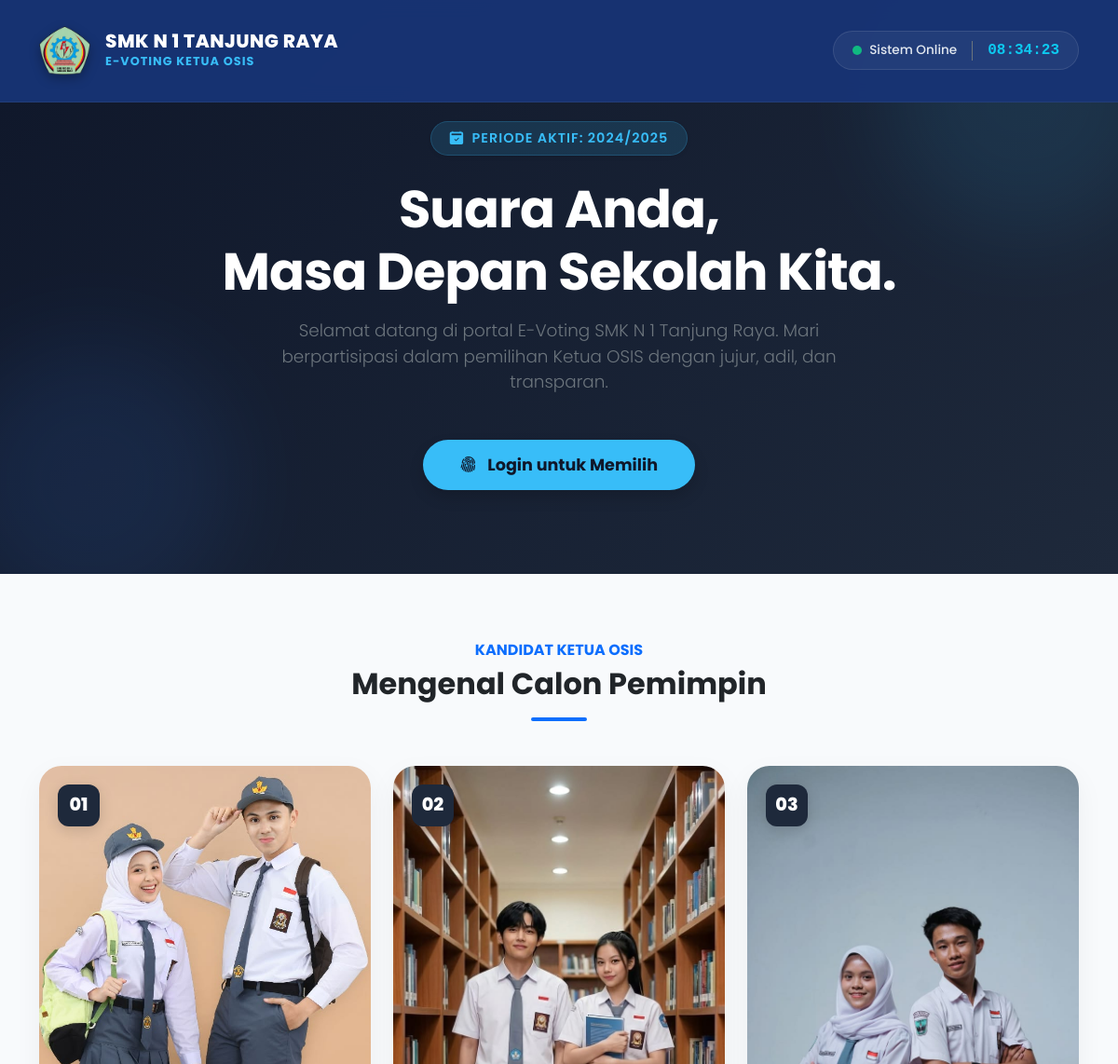
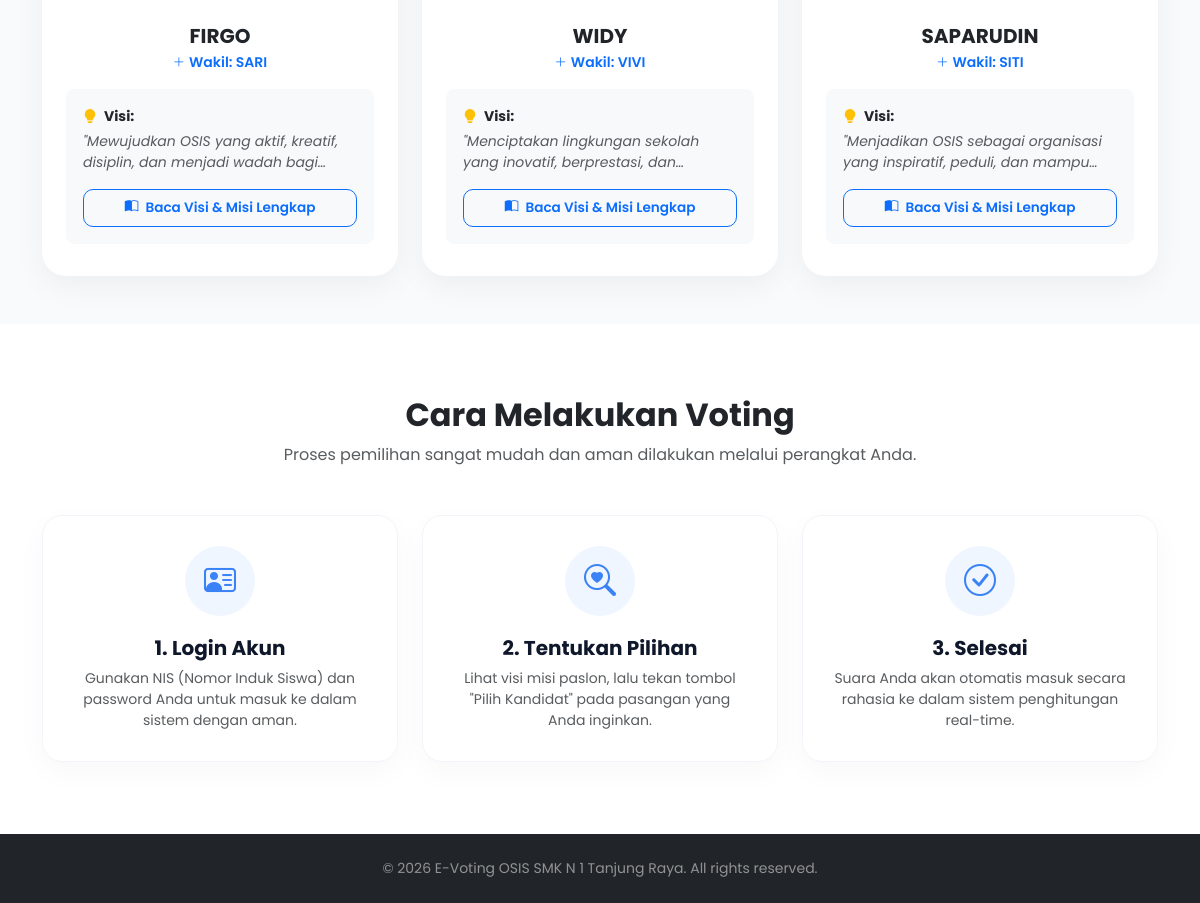
Screenshot of /evoting/welcome.php with the database file from the repository (2 pictures, top to bottom).
### tables this page shows
CREATE TABLE `tahun_ajaran` (
  `id_tahun` int(11) NOT NULL,
  `nama_tahun` varchar(20) NOT NULL,
  `status` enum('Aktif','Tidak Aktif') DEFAULT 'Tidak Aktif'
);

CREATE TABLE `kandidat` (
  `id_kandidat` int(11) NOT NULL,
  `nomor_urut` int(11) NOT NULL,
  `nama_ketua` varchar(100) NOT NULL,
  `nama_wakil` varchar(100) NOT NULL,
  `foto` varchar(255) NOT NULL,
  `visi` text NOT NULL,
  `misi` text NOT NULL,
  `id_tahun` int(11) DEFAULT NULL
);

### evoting/welcome.php (the view, shortened to what this page needs)
<?php
require 'config/koneksi.php';
$q_tahun = $conn->query("SELECT id_tahun, nama_tahun FROM tahun_ajaran WHERE status = 1");
$tahun_aktif = $q_tahun->fetch_assoc();
$id_tahun_aktif = $tahun_aktif['id_tahun'] ?? 0;
$nama_tahun_aktif = $tahun_aktif['nama_tahun'] ?? 'Belum Ada';
?>
<!DOCTYPE html>
<html lang="id">
<head>
    <link href="https://cdn.jsdelivr.net/npm/bootstrap@5.3.0/dist/css/bootstrap.min.css" rel="stylesheet">
    <link rel="stylesheet" href="https://cdn.jsdelivr.net/npm/bootstrap-icons@1.10.5/font/bootstrap-icons.css">
</head>
<body>
    <nav class="navbar navbar-expand-lg navbar-custom fixed-top">
        <div class="container">
            <a class="navbar-brand d-flex align-items-center text-decoration-none" href="#">
                <img src="assets/img/logo.png" alt="Logo" class="me-3 logo-img">
                <div>
                    <div class="brand-text lh-1 fs-5">SMK N 1 TANJUNG RAYA</div>
                    <div class="brand-sub fw-bold" style="font-size: 0.8rem; margin-top: 2px;">E-VOTING KETUA OSIS</div>
                </div>
            </a>
            <div class="ms-auto d-none d-md-flex align-items-center">
                <div class="status-badge fw-medium">
                    <span class="pulse-dot"></span>
                    <span class="me-3 border-end border-secondary pe-3">Sistem Online</span>
                    <span id="realtime-clock" class="text-info fw-bold" style="font-family: monospace; font-size: 1rem;">00:00:00</span>
                </div>
            </div>
        </div>
    </nav>
    <section class="hero-section text-center">
        <div class="container position-relative z-1">
            <span class="badge badge-periode rounded-pill mb-4 shadow-sm">
                <i class="bi bi-calendar2-check-fill me-1"></i> PERIODE AKTIF: <?= htmlspecialchars($nama_tahun_aktif) ?>
            </span>
            <h1 class="display-4 fw-bolder mb-3" style="letter-spacing: -1px;">Suara Anda,<br>Masa Depan Sekolah Kita.</h1>
            <p class="lead text-secondary mb-5 mx-auto" style="max-width: 600px; font-size: 1.15rem;">
                Selamat datang di portal E-Voting SMK N 1 Tanjung Raya. Mari berpartisipasi dalam pemilihan Ketua OSIS dengan jujur, adil, dan transparan.
            </p>
            <a href="auth/login.php" class="btn btn-masuk shadow"><i class="bi bi-fingerprint me-2"></i> Login untuk Memilih</a>
        </div>
    </section>
    <section class="py-5 mt-4">
        <div class="container">
            <div class="text-center mb-5">
                <h6 class="text-primary fw-bold letter-spacing-1 text-uppercase">Kandidat Ketua OSIS</h6>
                <h2 class="fw-bolder text-dark">Mengenal Calon Pemimpin</h2>
                <div class="bg-primary mx-auto rounded mt-3" style="width: 60px; height: 4px;"></div>
            </div>
            <div class="row g-4 justify-content-center">
                <?php
                $kandidat = $conn->query("SELECT * FROM kandidat WHERE id_tahun = '$id_tahun_aktif' ORDER BY nomor_urut ASC");
                if ($kandidat->num_rows > 0):
                    while ($k = $kandidat->fetch_assoc()):
                ?>
                <div class="col-lg-4 col-md-6">
                    <div class="card kandidat-card h-100">
                        <div class="position-relative">
                            <div class="badge-nomor"><?= str_pad($k['nomor_urut'], 2, "0", STR_PAD_LEFT) ?></div>
                            <img src="assets/upload/<?= htmlspecialchars($k['foto'] ?? 'default.png') ?>" class="kandidat-img" alt="Foto Kandidat">
                        </div>
                        <div class="card-body text-center p-4 d-flex flex-column">
                            <h5 class="fw-bolder text-dark mb-1"><?= htmlspecialchars($k['nama_ketua']) ?></h5>
                            <p class="text-primary fw-semibold small mb-3">
                                <i class="bi bi-plus-lg me-1 small"></i>Wakil: <?= htmlspecialchars($k['nama_wakil']) ?>
                            </p>
                            <div class="text-start mt-auto mb-2 bg-light p-3 rounded-3 border border-light">
                                <p class="small text-dark fw-bold mb-1"><i class="bi bi-lightbulb-fill text-warning me-1"></i> Visi:</p>
                                <p class="small text-muted mb-3 fst-italic" style="display: -webkit-box; -webkit-line-clamp: 2; -webkit-box-orient: vertical; overflow: hidden;">
                                    "<?= htmlspecialchars($k['visi']) ?>"
                                </p>
                                <button type="button" class="btn btn-outline-primary w-100 btn-baca" data-bs-toggle="modal" data-bs-target="#modalVisiMisiWelcome<?= $k['id_kandidat'] ?>">
                                    <i class="bi bi-book-half me-1"></i> Baca Visi & Misi Lengkap
                                </button>
                            </div>
                        </div>
                    </div>
                </div>
                <?php
                    endwhile;
                endif; ?>
            </div>
        </div>
    </section>
    <section class="py-5 bg-white">
        <div class="container py-4">
            <div class="text-center mb-5">
                <h2 class="fw-bolder text-dark">Cara Melakukan Voting</h2>
                <p class="text-muted">Proses pemilihan sangat mudah dan aman dilakukan melalui perangkat Anda.</p>
            </div>
            <div class="row g-4">
                <div class="col-md-4">
                    <div class="step-box">
                        <div class="step-icon"><i class="bi bi-person-vcard"></i></div>
                        <h5 class="fw-bold">1. Login Akun</h5>
                        <p class="text-muted small mb-0">Gunakan NIS (Nomor Induk Siswa) dan password Anda untuk masuk ke dalam sistem dengan aman.</p>
                    </div>
                </div>
                <div class="col-md-4">
                    <div class="step-box">
                        <div class="step-icon"><i class="bi bi-search-heart"></i></div>
                        <h5 class="fw-bold">2. Tentukan Pilihan</h5>
                        <p class="text-muted small mb-0">Lihat visi misi paslon, lalu tekan tombol "Pilih Kandidat" pada pasangan yang Anda inginkan.</p>
                    </div>
                </div>
                <div class="col-md-4">
                    <div class="step-box">
                        <div class="step-icon"><i class="bi bi-check-circle"></i></div>
                        <h5 class="fw-bold">3. Selesai</h5>
                        <p class="text-muted small mb-0">Suara Anda akan otomatis masuk secara rahasia ke dalam sistem penghitungan real-time.</p>
                    </div>
                </div>
            </div>
        </div>
    </section>
    <footer class="bg-dark text-white py-4 mt-auto">
        <div class="container text-center">
            <p class="mb-0 text-white-50 small">&copy; <?= date('Y') ?> E-Voting OSIS SMK N 1 Tanjung Raya. All rights reserved.</p>
        </div>
    </footer>
</body>
</html>

### evoting/welcome.php (style rules this page uses)
body { font-family: 'Poppins', sans-serif; background-color: #f8fafc; color: #0f172a; }
.navbar-custom { background: rgba(24, 52, 117, 0.95); backdrop-filter: blur(10px); -webkit-backdrop-filter: blur(10px); border-bottom: 1px solid rgba(255, 255, 255, 0.05); padding: 15px 0; }
.brand-text { font-weight: 800; letter-spacing: 0.5px; color: #ffffff; }
.brand-sub { color: #38bdf8; letter-spacing: 1px; }
.logo-img { width: 55px; filter: drop-shadow(0 4px 6px rgba(0,0,0,0.3)); }
.pulse-dot { width: 10px; height: 10px; background-color: #10b981; border-radius: 50%; display: inline-block; margin-right: 8px; box-shadow: 0 0 0 0 rgba(16, 185, 129, 0.7); animation: pulse 1.5s infinite; }
.status-badge { background: rgba(255, 255, 255, 0.05); border: 1px solid rgba(255, 255, 255, 0.1); color: #e2e8f0; padding: 8px 20px; border-radius: 50px; font-size: 0.85rem; display: flex; align-items: center; }
.hero-section { background: linear-gradient(135deg, #0f172a 0%, #1e293b 100%); color: white; padding: 130px 0 90px; position: relative; overflow: hidden; }
.hero-section::before { content: ''; position: absolute; top: -50px; right: -50px; width: 300px; height: 300px; background: #38bdf8; border-radius: 50%; opacity: 0.1; filter: blur(50px); }
.hero-section::after { content: ''; position: absolute; bottom: -50px; left: -50px; width: 300px; height: 300px; background: #3b82f6; border-radius: 50%; opacity: 0.1; filter: blur(50px); }
.badge-periode { background: rgba(56, 189, 248, 0.15); color: #38bdf8; border: 1px solid rgba(56, 189, 248, 0.2); font-weight: 600; padding: 10px 20px; font-size: 0.9rem; letter-spacing: 1px; }
.kandidat-card { border-radius: 24px; border: none; transition: all 0.3s ease; background: #ffffff; overflow: hidden; box-shadow: 0 10px 30px rgba(0,0,0,0.05); }
.kandidat-img { height: 320px; width: 100%; object-fit: cover; object-position: top; }
.badge-nomor { position: absolute; top: 20px; left: 20px; background: #1e293b; color: white; width: 45px; height: 45px; display: flex; align-items: center; justify-content: center; border-radius: 12px; font-weight: 800; font-size: 1.2rem; box-shadow: 0 4px 15px rgba(0,0,0,0.15); }
.step-box { background: white; border-radius: 20px; padding: 30px; text-align: center; height: 100%; box-shadow: 0 10px 30px rgba(0,0,0,0.03); border: 1px solid #f1f5f9; }
.step-icon { width: 70px; height: 70px; background: #eff6ff; color: #3b82f6; border-radius: 50%; display: inline-flex; align-items: center; justify-content: center; font-size: 2rem; margin-bottom: 20px; }
.btn-masuk { background: #38bdf8; color: #0f172a; border-radius: 50px; font-weight: 700; padding: 14px 40px; transition: all 0.3s; border: none; font-size: 1.1rem; }
.btn-baca { border-radius: 10px; font-weight: 600; font-size: 0.85rem; padding: 8px 12px; }

### rows the page displays
tahun_ajaran: nama_tahun "2024/2025"
kandidat: nomor_urut "01", foto (picture), nama_ketua "FIRGO", nama_wakil "SARI", visi "Mewujudkan OSIS yang aktif, kreatif, disiplin, dan menjadi wadah…"
kandidat: nomor_urut "02", foto (picture), nama_ketua "WIDY", nama_wakil "VIVI", visi "Menciptakan lingkungan sekolah yang inovatif, berprestasi,…"
kandidat: nomor_urut "03", foto (picture), nama_ketua "SAPARUDIN", nama_wakil "SITI", visi "Menjadikan OSIS sebagai organisasi yang inspiratif, peduli, dan…"
